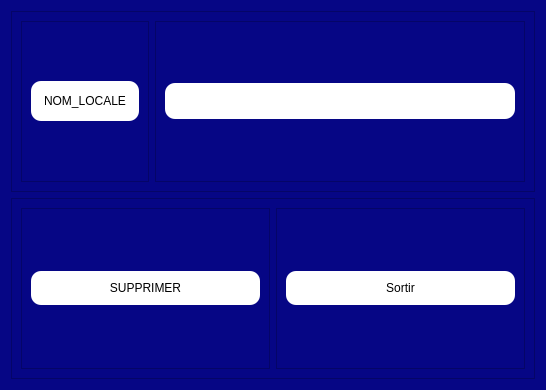
<?xml version="1.0" encoding="UTF-8"?>
<ui version="4.0">
 <class>bbbb</class>
 <widget class="QDialog" name="bbbb">
  <property name="geometry">
   <rect>
    <x>0</x>
    <y>0</y>
    <width>546</width>
    <height>390</height>
   </rect>
  </property>
  <property name="windowTitle">
   <string>Dialog</string>
  </property>
  <property name="styleSheet">
   <string notr="true">background-color: rgb(6, 6, 133);</string>
  </property>
  <layout class="QVBoxLayout" name="verticalLayout">
   <item>
    <widget class="QFrame" name="frame">
     <property name="frameShape">
      <enum>QFrame::StyledPanel</enum>
     </property>
     <property name="frameShadow">
      <enum>QFrame::Raised</enum>
     </property>
     <layout class="QHBoxLayout" name="horizontalLayout">
      <item>
       <widget class="QFrame" name="frame_3">
        <property name="frameShape">
         <enum>QFrame::StyledPanel</enum>
        </property>
        <property name="frameShadow">
         <enum>QFrame::Raised</enum>
        </property>
        <layout class="QHBoxLayout" name="horizontalLayout_6">
         <item>
          <widget class="QLabel" name="label">
           <property name="maximumSize">
            <size>
             <width>50000</width>
             <height>40</height>
            </size>
           </property>
           <property name="styleSheet">
            <string notr="true">background-color:rgb(255, 255, 255);
border-radius: 10px;
padding: 10px;</string>
           </property>
           <property name="text">
            <string>NOM_LOCALE</string>
           </property>
          </widget>
         </item>
        </layout>
       </widget>
      </item>
      <item>
       <widget class="QFrame" name="frame_4">
        <property name="frameShape">
         <enum>QFrame::StyledPanel</enum>
        </property>
        <property name="frameShadow">
         <enum>QFrame::Raised</enum>
        </property>
        <layout class="QHBoxLayout" name="horizontalLayout_5">
         <item>
          <widget class="QLineEdit" name="lineEdit">
           <property name="styleSheet">
            <string notr="true">background-color:rgb(255, 255, 255);
border-radius: 10px;
padding: 10px;</string>
           </property>
          </widget>
         </item>
        </layout>
       </widget>
      </item>
     </layout>
    </widget>
   </item>
   <item>
    <widget class="QFrame" name="frame_2">
     <property name="frameShape">
      <enum>QFrame::StyledPanel</enum>
     </property>
     <property name="frameShadow">
      <enum>QFrame::Raised</enum>
     </property>
     <layout class="QHBoxLayout" name="horizontalLayout_2">
      <item>
       <widget class="QFrame" name="frame_5">
        <property name="frameShape">
         <enum>QFrame::StyledPanel</enum>
        </property>
        <property name="frameShadow">
         <enum>QFrame::Raised</enum>
        </property>
        <layout class="QHBoxLayout" name="horizontalLayout_3">
         <item>
          <widget class="QPushButton" name="pushButton">
           <property name="styleSheet">
            <string notr="true">QPushButton
{
background-color:rgb(255, 255, 255);
border-radius: 10px;
padding: 10px;
}

QPushButton:Hover {
				background-color: rgb(159, 159, 159);
				border-color: rgb(159, 159, 159);}

</string>
           </property>
           <property name="text">
            <string>SUPPRIMER</string>
           </property>
          </widget>
         </item>
        </layout>
       </widget>
      </item>
      <item>
       <widget class="QFrame" name="frame_6">
        <property name="frameShape">
         <enum>QFrame::StyledPanel</enum>
        </property>
        <property name="frameShadow">
         <enum>QFrame::Raised</enum>
        </property>
        <layout class="QHBoxLayout" name="horizontalLayout_4">
         <item>
          <widget class="QPushButton" name="pushButton_2">
           <property name="styleSheet">
            <string notr="true">QPushButton
{
background-color:rgb(255, 255, 255);
border-radius: 10px;
padding: 10px;
}

QPushButton:Hover {
				background-color: rgb(159, 159, 159);
				border-color: rgb(159, 159, 159);}

</string>
           </property>
           <property name="text">
            <string>Sortir</string>
           </property>
          </widget>
         </item>
        </layout>
       </widget>
      </item>
     </layout>
    </widget>
   </item>
  </layout>
 </widget>
 <resources/>
 <connections/>
</ui>
